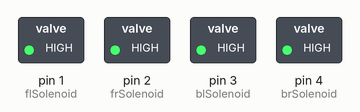
Bench run of a sketch on a simulated Arduino Uno, built with avr-gcc and run on an emulated ATmega328P. Parts: switched loads named in the sketch (green lamp = pin HIGH).

Above: at 0.1 s.
Timing chart, 0 to 1.6 s (numbered marks = the images above):
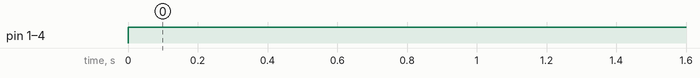

Measured:
- by itself, pin 1 (flSolenoid), pin 2 (frSolenoid), pin 3 (blSolenoid), pin 4 (brSolenoid): LOW → HIGH at 0.00 s

The sketch:

solenoidTest.ino
```cpp
int flSolenoid = 1,
    frSolenoid = 2,
    blSolenoid = 3,
    brSolenoid = 4;

void setup() {
  // put your setup code here, to run once:
  // just want to set up solenoids as outputs, then turn them on and off again
  pinMode(flSolenoid, OUTPUT);
  pinMode(frSolenoid, OUTPUT);
  pinMode(blSolenoid, OUTPUT);
  pinMode(brSolenoid, OUTPUT);
}

void loop() {
  // put your main code here, to run repeatedly:
  digitalWrite(flSolenoid, HIGH);
  digitalWrite(frSolenoid, HIGH);
  digitalWrite(blSolenoid, HIGH);
  digitalWrite(brSolenoid, HIGH);

  delay(1500);

  //digitalWrite(flSolenoid, LOW);
  //digitalWrite(frSolenoid, LOW);
  //digitalWrite(blSolenoid, LOW);
  //digitalWrite(brSolenoid, LOW);

  //delay(1500);

}
```
